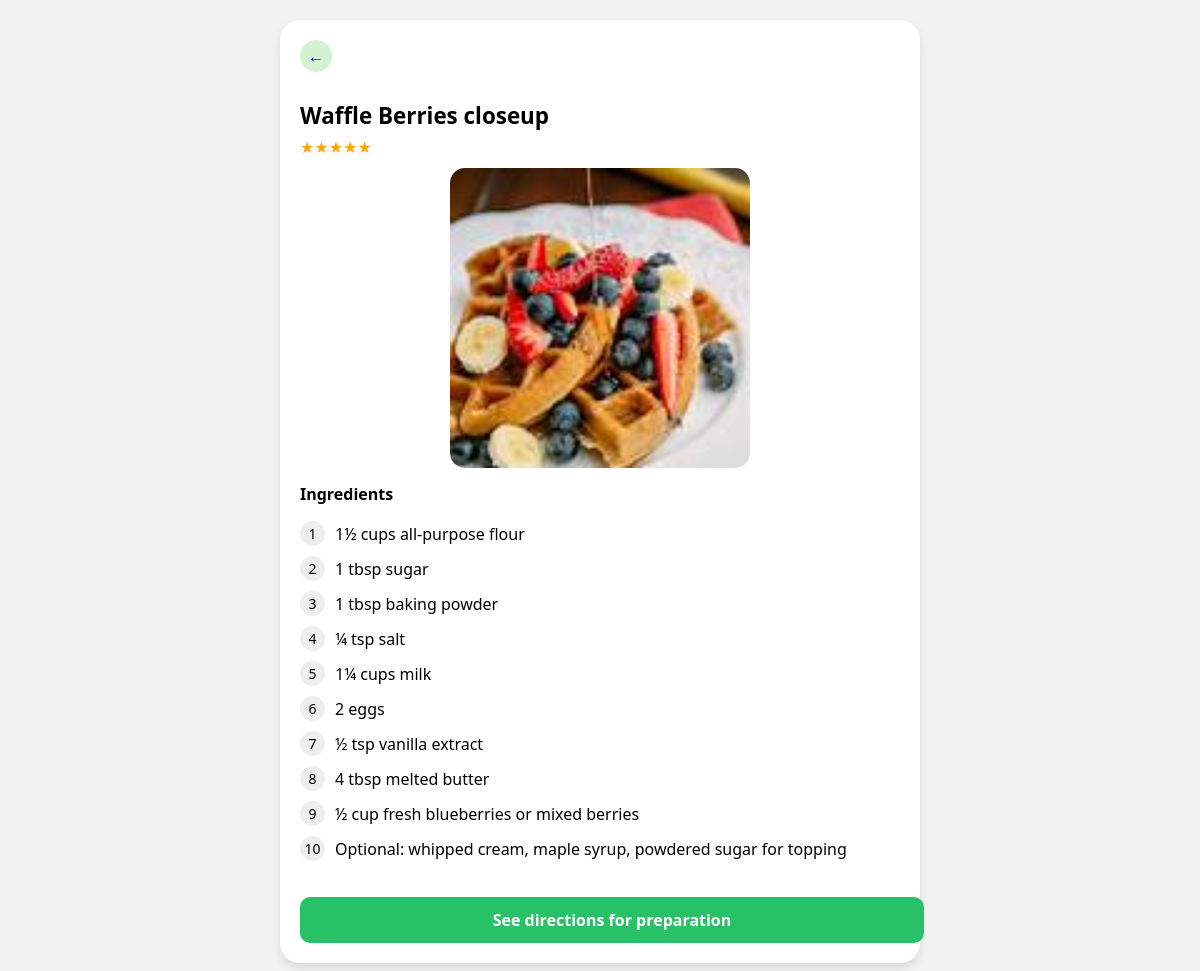
The app's page /recipe/2/ with its own data.
### recipeapp/models.py (models this page shows, shortened)
class Recipe(models.Model):
    name = models.CharField(max_length=100)
    image = models.ImageField(upload_to='recipes/')
    ingredients = models.TextField(default="Ingredients coming soon...")
    procedure = models.TextField(blank=True)

### recipeapp/views.py (the view)
# urls.py: path('recipe/<int:pk>/', views.recipe_detail, name='recipe_detail'),
def recipe_detail(request, pk):
    recipe = get_object_or_404(Recipe, pk=pk)
    is_fav = False
    if request.user.is_authenticated:
        profile, created = UserProfile.objects.get_or_create(user=request.user)
        is_fav = recipe in profile.favourites.all()
    ingredients_list = recipe.ingredients.strip().split('\n')
    return render(request, 'recipeapp/ingredients.html', {
        'recipe': recipe,
        'ingredients_list': ingredients_list,
        'is_fav': is_fav,
    })

### recipeapp/templates/recipeapp/ingredients.html (shortened to what this page needs)
{% load static %}
<!DOCTYPE html>
<html lang="en">
<head>
</head>
<body>
 <div class="card">
  <a href="{% url 'receipes' %}" class="back-btn">←</a>
  <div class="title">{{ recipe.name }}</div>
  <div class="stars">★★★★★</div>
  <img src="{% static recipe.image %}" alt="{{ recipe.name }}" class="dish-img">
  <div class="ingredients-title">Ingredients</div>
  <ul class="ingredients-list">
    {% for item in ingredients_list %}
      <li>{{ item }}</li>
    {% endfor %}
  </ul>
  <a href="{% url 'recipe_procedure' recipe.id %}" class="btn">See directions for preparation</a>
</div>
{% load static %}
</body>
</html>

### recipeapp/templates/recipeapp/ingredients.html (style rules this page uses)
body { margin: 0; font-family: 'Segoe UI', sans-serif; background-color: #f2f2f2; }
.card { max-width: 400px; margin: 20px auto; background: white; border-radius: 20px; padding: 20px; box-shadow: 0 5px 10px rgba(0,0,0,0.1); position: relative; }
.back-btn { position: absolute; top: 20px; left: 20px; background: #d2f2d2; border-radius: 50%; width: 32px; height: 32px; display: flex; align-items: center; justify-content: center; font-weight: bold; cursor: pointer; text-decoration: none; }
.title { margin-top: 60px; font-size: 1.4rem; font-weight: bold; }
.stars { color: orange; margin: 5px 0; }
.dish-img { width: 50%; height: 230px; object-fit: cover; border-radius: 15px; display: block; margin: 10px auto; }
.ingredients-title { font-weight: bold; margin: 15px 0 10px; }
.ingredients-list { list-style: none; padding: 0; counter-reset: ingredient-counter; }
.ingredients-list li { margin-bottom: 10px; display: flex; align-items: center; }
.ingredients-list li::before { counter-increment: ingredient-counter; content: counter(ingredient-counter); background: #eee; border-radius: 50%; width: 25px; height: 25px; display: flex; align-items: center; justify-content: center; font-size: 14px; margin-right: 10px; }
.btn { margin-top: 20px; width: 100%; background: #27c267; color: white; padding: 12px; border-radius: 10px; font-weight: bold; border: none; cursor: pointer; text-align: center; text-decoration: none; display: inline-block; }
@media (min-width: 768px) { .card { max-width: 600px; } }
@media (min-width: 768px) { .dish-img { height: 300px; } }

### records on screen
Recipe: name "Waffle Berries closeup", image (picture)

### other values on screen
{{ item }} "1½ cups all-purpose flour" "1 tbsp sugar" "1 tbsp baking powder" "¼ tsp salt" "1¼ cups milk" "2 eggs" "½ tsp vanilla extract" "4 tbsp melted butter" "½ cup fresh blueberries or mixed berries" "Optional: whipped cream, maple syrup, powdered sugar for topping"
